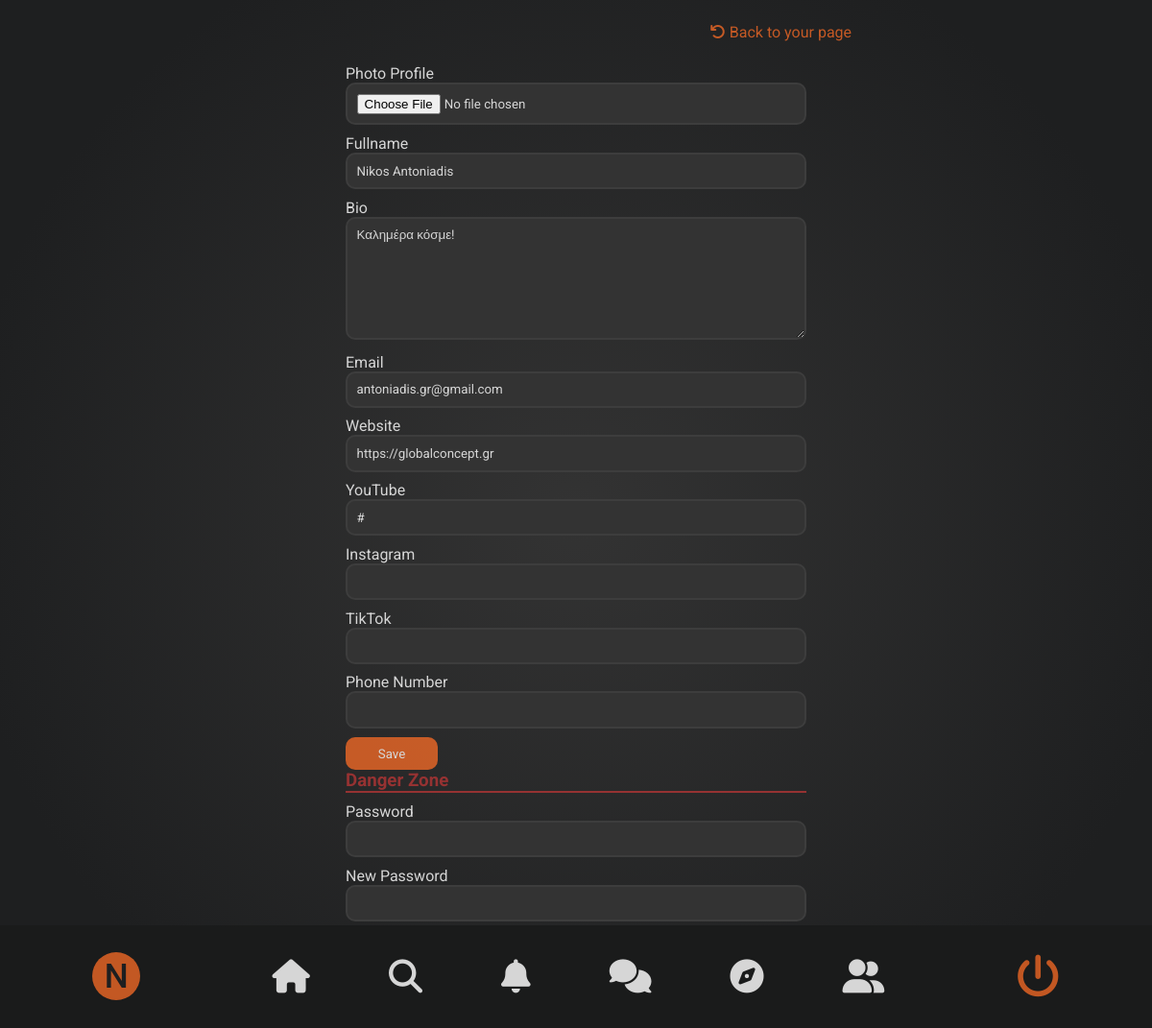
Screenshot of /edit.php (signed in) with the database file from the repository.
### tables this page shows
CREATE TABLE `users` (
  `id` int(10) UNSIGNED NOT NULL,
  `username` varchar(20) DEFAULT NULL,
  `fullname` varchar(60) DEFAULT NULL,
  `bio` varchar(300) DEFAULT NULL,
  `avatar` varchar(50) DEFAULT NULL,
  `type` tinyint(4) DEFAULT 1,
  `status` tinyint(4) DEFAULT 0,
  `followers` int(10) UNSIGNED DEFAULT 0,
  `following` int(10) UNSIGNED DEFAULT 0,
  `auth_key` varchar(50) DEFAULT NULL
);

CREATE TABLE `users_login` (
  `user_id` int(10) UNSIGNED NOT NULL,
  `email` varchar(50) DEFAULT NULL,
  `password` varchar(255) DEFAULT NULL
);

CREATE TABLE `users_extra_info` (
  `user_id` int(10) UNSIGNED NOT NULL,
  `cover_image` varchar(50) DEFAULT NULL,
  `phone_number` varchar(20) DEFAULT NULL,
  `website` varchar(50) DEFAULT NULL,
  `youtube` varchar(100) DEFAULT NULL,
  `instagram` varchar(50) DEFAULT NULL,
  `tiktok` varchar(50) DEFAULT NULL,
  `date_registered` datetime DEFAULT NULL
);

### app/model/settings.php (called while the page is built, shortened)
<?php
$dbhost = 'localhost';
$dbuser = 'root';
$dbpass = '';
$dbname = 'socialnetwork';
class DB extends SQL{
    public $pdo, $i='`';
    function __construct($c){
        extract($c);
        $this->pdo = new PDO($dsn, $user, $pass, $args);
    }
    function row($q, $p = NULL){
        return($s = $this->query($q, $p)) ? $s -> fetch(PDO::FETCH_OBJ) : 0;
    }
    function query($q,$p=NULL){
        $s = $this->pdo -> prepare(self::$q[] = str_replace('"', $this->i, $q));
        $s -> execute($p);
        return $s;
    }
}
$config = array(
        'dsn' => 'mysql:host='.$dbhost.';dbname='.$dbname.'',
        'user' => $dbuser,
        'pass' => $dbpass,
        'args' => array(
			PDO::ATTR_ERRMODE => PDO::ERRMODE_EXCEPTION,
			PDO::MYSQL_ATTR_INIT_COMMAND => "SET NAMES utf8"
        )
);
$db = new DB($config);
?>

### public/edit.php (the view, shortened to what this page needs)
<?php
    require_once "../public/includes/header.php";
    require_once "../public/includes/navigationbar.php";
    if (isset($_SESSION['user'])){
        $sql = "SELECT * FROM users INNER JOIN users_login ON users_login.user_id = users.id INNER JOIN users_extra_info ON users_extra_info.user_id = users.id WHERE users.id = ?";
        $params = array($_SESSION["user"]);
        $row = $db->row($sql, $params);
    if(isset($_GET["error"])){
        $msg = $_GET["error"];
        $class = 'error-msg';
    }else if(isset($_GET["success"])){
        $msg = $_GET["success"];
        $class = 'success-msg';
    }else if(isset($_GET["noChanges"])){
        $msg = $_GET["noChanges"];
        $class = 'no-changes-msg';
    }else{
        $msg = null;
        $class = '';
    }
    ?>
<div class="edit-container">
    <div id="go-back">
        <p id="<?php echo $class;?>"> <?php echo $msg;?></p>
        <a href="./profile.php?id=<?php echo $_SESSION["user"]?>">
            <i class="fas fa-undo"></i>
            Back to your page
        </a>
    </div>
    <div class="info-items">
            <form method="post" action="../app/controllers/edit-profile_controller.php" enctype="multipart/form-data" class="input-items">
                <div class="input-item">
                    <label for="Photo-Profile">Photo Profile</label>
                        <input type="file" autocomplete="off" id="file">
                </div>
                <div class="input-item">
                    <label for="Fullname">Fullname</label>
                        <input type="text" autocomplete="off" name="fullname" value="<?php echo $row->fullname ?>">
                </div>
                <div class="input-item">
                    <label for="Bio">Bio</label>
                        <textarea type="text" name="bio" rows="7"><?php echo $row->bio ?></textarea>
                </div>
                <div class="input-item">
                    <label for="Email">Email</label>
                        <input type="email" autocomplete="off" name="Email" value="<?php echo $row->email ?>">
                </div>
                <div class="input-item">
                    <label for="Website">Website</label>
                        <input type="text" autocomplete="off" name="website" value="<?php echo $row->website ?>">
                </div>
                <div class="input-item">
                    <label for="YouTube">YouTube</label>
                        <input type="text" autocomplete="off" name="youtube" value="<?php echo $row->youtube ?>">
                </div>
                <div class="input-item">
                    <label for="Instagram">Instagram</label>
                        <input type="text" autocomplete="off" name="instagram" value="<?php echo $row->instagram ?>">
                </div>
                <div class="input-item">
                    <label for="Instagram">TikTok</label>
                        <input type="text" autocomplete="off" name="tiktok" value="<?php echo $row->tiktok ?>">
                </div>
                <div class="input-item">
                    <label for="Twitch">Phone Number</label>
                        <input type="text" autocomplete="off" name="phone" value="<?php echo $row->phone_number ?>">
                </div>
                <div class="input-item">
                    <input type="submit" name="submit" value="Save">
                </div>
            </form>
            <div id="danger">
                <h3>Danger Zone</h3><hr>
            </div>
            <form method="post" action="../app/controllers/edit-profile_controller.php" enctype="multipart/form-data" class="input-items">
                <div class="input-item">
                    <label for="Twitch">Password</label>
                        <input type="password" name="password">
                </div>
                <div class="input-item">
                    <label for="Twitch">New Password</label>
                        <input type="password" name="new-password">
                </div>
                <div class="input-item">
                    <label for="Twitch">Repeat New Password</label>
                </div>
                <div class="input-item">
                </div>
            </form>
        </div>
    </div>
    <?php
    }else{
        die("Error");
    }
?>

### public/includes/navigationbar.php (shortened to what this page needs)
<?php
        $sql = "SELECT * FROM users WHERE id = ?";
        $params = array($_SESSION['user']);
        $row = $db->row($sql, $params);
        if($row->avatar){
            $avatar = "<img style='width:100%' src='../files/assets/img/avatars/".$row->avatar."'>";
        }else{
            $avatar = "<span class='user-icon'>".substr(ucwords($row->fullname),0,1)."</span>";
        }
?>
<nav id='nav-container'>
    <ul id='nav-items'>
        <li id='nav-item'>
            <a id='user' href='./profile.php?id=<?php echo $_SESSION['user'] ?>'><?php echo $avatar ?></a>
        </li>
        <div id="space">
        <li id='nav-item'>
            <a href="./homepage.php"><i class='fas fa-home' style='font-size:35px'></i></a>
        </li>
        <li id='nav-item'>
            <a href="#"><i class='fas fa-search' style='font-size:35px'></i></a>
        </li>
        <li id='nav-item'>
            <a href="#"><i class='fas fa-bell' style='font-size:35px'></i></a>
        </li>
        <li id='nav-item'>
            <a href="#"><i class='fas fa-comments' style='font-size:35px'></i></a>
        </li>
        <li id='nav-item'>
            <a href="#"><i class='fas fa-compass' style='font-size:35px'></i></a>
        </li>
        <li id='nav-item'>
            <a href="#"><i class='fas fa-user-friends' style='font-size:35px'></i></a>
        </li>
        </div>
        <li id='nav-item'>
            <a id='logout' href='index.php?logout=1'><i class="fas fa-power-off" style="font-size:45px"></i></a>
        </li>
    </ul>
</nav>

### styles/style.css (style rules this page uses)
:root { --main-bg-color: radial-gradient(circle, rgba(51,51,51,1) 0%, rgba(30,31,32,1) 80%); --secondary-bg-color: rgba(30, 31, 32, 1); --main-text-color: #d6d6d6; --secondary-text-color: #fc6d26be; --small-text-size: .6rem; --middle-text-size: .9rem; }
* { padding: 0; margin: 0; box-sizing: border-box; font-family: "Roboto", sans-serif; outline: none; }
body { width: 100%; height: 100%; color: var(--main-text-color); background: var(--main-bg-color); }
.edit-container { width: 100%; }
.edit-container #go-back { width: 70%; margin: auto; display: flex; justify-content: space-evenly; padding-top: 2%; }
.edit-container #go-back a { cursor: pointer; text-decoration: none; color: var(--secondary-text-color); }
.edit-container #go-back p { width: 35%; padding: 2%; border-radius: 10px; color: var(--main-text-color); }
.edit-container .info-items { width: 40%; margin: auto; }
.edit-container .info-items .input-items { width: 100%; margin: auto; }
.edit-container .info-items .input-items .input-item { width: 100%; margin-top: 2%; }
.edit-container .info-items .input-items .input-item label { display: block; }
.edit-container .info-items .input-items .input-item textarea, .edit-container .info-items .input-items .input-item input { background-color: #333333; width: 100%; padding: 2%; border: 2px solid #3d3d3d; border-radius: 10px; color: var(--main-text-color); }
.edit-container .info-items .input-items .input-item input[type=submit] { background-color: var(--secondary-text-color); width: 20%; border: none; }
.edit-container .info-items #danger { color: #963232; }
.edit-container .info-items #danger hr { border: 1px solid #963232; }
#nav-container { position: fixed; top: 0; width: 5%; height: 100%; background-color: #1a1b1be7; display: flex; flex-direction: row; z-index: 2; }
#nav-container #nav-items { height: 100%; width: 100%; margin: auto; display: flex; flex-direction: column; justify-content: space-between; }
#nav-container #nav-items #space { width: 100%; height: 50%; display: flex; flex-direction: column; justify-content: space-around; align-items: center; }
#nav-container #nav-items #nav-item { margin: auto; list-style: none; cursor: pointer; }
#nav-container #nav-items #nav-item a { color: var(--main-text-color); }
#nav-container #nav-items #nav-item #user { top: 5%; width: 50px; height: 50px; display: flex; border-radius: 50px; align-items: center; text-decoration: none; justify-content: center; color: var(--secondary-bg-color); background-color: var(--secondary-text-color); }
#nav-container #nav-items #nav-item #user .user-icon { font-weight: 500; font-size: 2.2rem; }
#nav-container #nav-items #nav-item #logout { bottom: 5%; color: var(--secondary-text-color); }
@media all and (max-width: 1200px) { #nav-container { position: fixed; top: 90%; left: 0; width: 100%; height: 10%; background-color: #1a1b1b; flex-direction: column; vertical-align: baseline; } }
@media all and (max-width: 1200px) { #nav-container #nav-items { width: 100%; height: 100%; flex-direction: row; align-items: center; } }
@media all and (max-width: 1200px) { #nav-container #nav-items #space { flex-direction: row; width: 60%; } }

### rows the page displays
users: fullname "N", fullname "Nikos Antoniadis", bio "Καλημέρα κόσμε!", Email "antoniadis.gr@gmail.com", website "https://globalconcept.gr", youtube "#"
